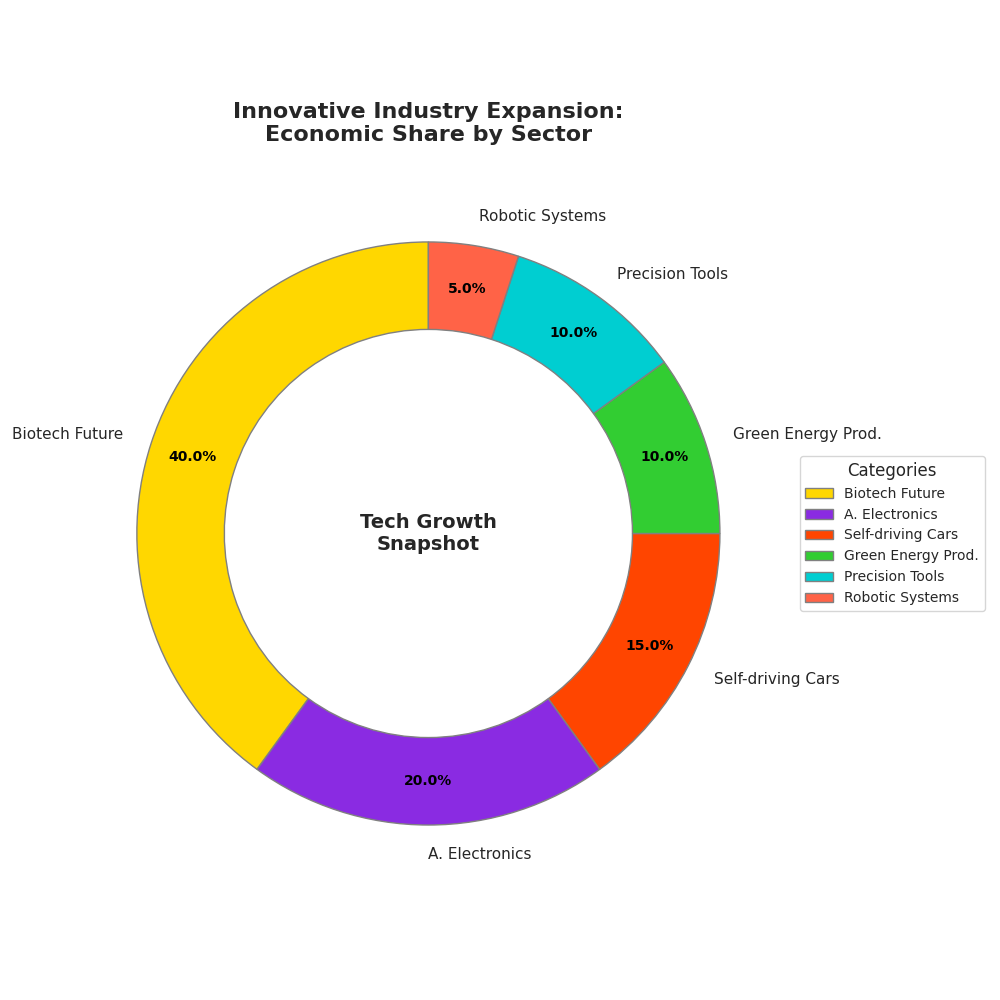

Source code (Python):
import matplotlib.pyplot as plt

# Define the sectors and their GDP contributions with shuffled names
sectors = [
    'Biotech Future', 
    'A. Electronics', 
    'Self-driving Cars', 
    'Green Energy Prod.', 
    'Precision Tools', 
    'Robotic Systems'
]
gdp_contribution = [40, 20, 15, 10, 10, 5]

# Define colors for each sector
colors = ['#FFD700', '#8A2BE2', '#FF4500', '#32CD32', '#00CED1', '#FF6347']

# Create a pie chart, then adjust to make it a ring chart
fig, ax = plt.subplots(figsize=(10, 10))
wedges, texts, autotexts = ax.pie(
    gdp_contribution,
    labels=sectors,
    colors=colors,
    autopct='%1.1f%%',
    startangle=90,
    wedgeprops={'edgecolor': 'gray', 'linewidth': 1, 'width': 0.3},
    pctdistance=0.85
)

# Add a center circle to emphasize the ring style
centre_circle = plt.Circle((0, 0), 0.50, fc='white')
ax.add_artist(centre_circle)

# Customize text on the chart
for autotext in autotexts:
    autotext.set_color('black')
    autotext.set_fontsize(10)
    autotext.set_weight('bold')

# Add a central label inside the ring with an altered text
ax.text(0, 0, 'Tech Growth\nSnapshot', fontsize=14, fontweight='bold', ha='center', va='center')

# Altered title and legend
plt.title("Innovative Industry Expansion:\nEconomic Share by Sector", 
          fontsize=16, fontweight='bold', ha='center', pad=20)
plt.legend(wedges, sectors, title="Categories", loc='center left', 
           bbox_to_anchor=(1, 0, 0.5, 1), fontsize=10)

# Ensure the layout is tidy
plt.tight_layout()

# Display the plot
plt.show()
